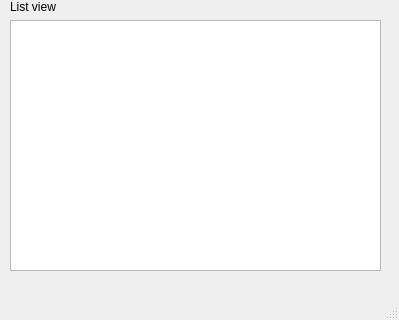
<?xml version="1.0" encoding="UTF-8"?>
<ui version="4.0">
 <class>MainWindow</class>
 <widget class="QMainWindow" name="MainWindow">
  <property name="geometry">
   <rect>
    <x>0</x>
    <y>0</y>
    <width>399</width>
    <height>320</height>
   </rect>
  </property>
  <property name="windowTitle">
   <string>MainWindow</string>
  </property>
  <widget class="QWidget" name="centralwidget">
   <widget class="QWidget" name="">
    <property name="geometry">
     <rect>
      <x>10</x>
      <y>0</y>
      <width>371</width>
      <height>271</height>
     </rect>
    </property>
    <layout class="QVBoxLayout" name="verticalLayout">
     <item>
      <widget class="QLabel" name="label">
       <property name="text">
        <string>List view</string>
       </property>
      </widget>
     </item>
     <item>
      <widget class="QListView" name="listView"/>
     </item>
    </layout>
   </widget>
  </widget>
  <widget class="QMenuBar" name="menubar">
   <property name="geometry">
    <rect>
     <x>0</x>
     <y>0</y>
     <width>399</width>
     <height>21</height>
    </rect>
   </property>
  </widget>
  <widget class="QStatusBar" name="statusbar"/>
 </widget>
 <resources/>
 <connections/>
</ui>
